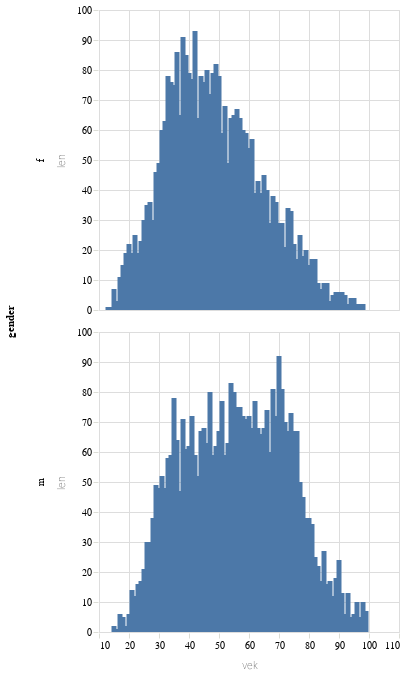

Notebook source saved alongside this figure:
### Code cell
alt.Chart(cr2.filter(pl.col('gender').is_in(['m','f'])).to_pandas()).mark_bar().encode(alt.X("vek"),alt.Y("len"),alt.Row("gender"))

### Figure 1 — Vega-Lite specification as saved in the notebook (floating-point values rounded to 4 significant figures; data arrays with more than 128 entries replaced by an {"elided": "..."} marker saying what was removed)
{"config": {"title": {"font": "Noticia Text", "fontSize": 14, "anchor": "start", "lineHeight": 21, "fontWeight": "bolder", "subtitleFont": "Noticia Text", "subtitleFontSize": 12, "subtitleFontWeight": "lighter", "subtitlePadding": 12, "dy": -12}, "axis": {"labelFont": "Asap", "titleFont": "Asap", "fontWeight": "lighter", "titleFontWeight": "lighter", "labelFontSize": 10, "titleFontSize": 10, "labelPadding": 2, "titlePadding": 10, "domainOpacity": 0, "tickColor": "#DCDDD6"}, "legend": {"labelFont": "Asap", "labelFontWeight": "normal", "titleFont": "Asap", "titleFontWeight": "normal", "labelFontSize": 10, "titleFontSize": 10}}, "data": {"name": "data-dadc9b24b06738366fe4b0935246df3f"}, "mark": {"type": "bar"}, "encoding": {"row": {"field": "gender", "type": "nominal"}, "x": {"field": "vek", "type": "quantitative"}, "y": {"field": "len", "type": "quantitative"}}, "$schema": "https://vega.github.io/schema/vega-lite/v5.8.0.json", "datasets": {"data-dadc9b24b06738366fe4b0935246df3f": {"elided": "171 records"}}}
